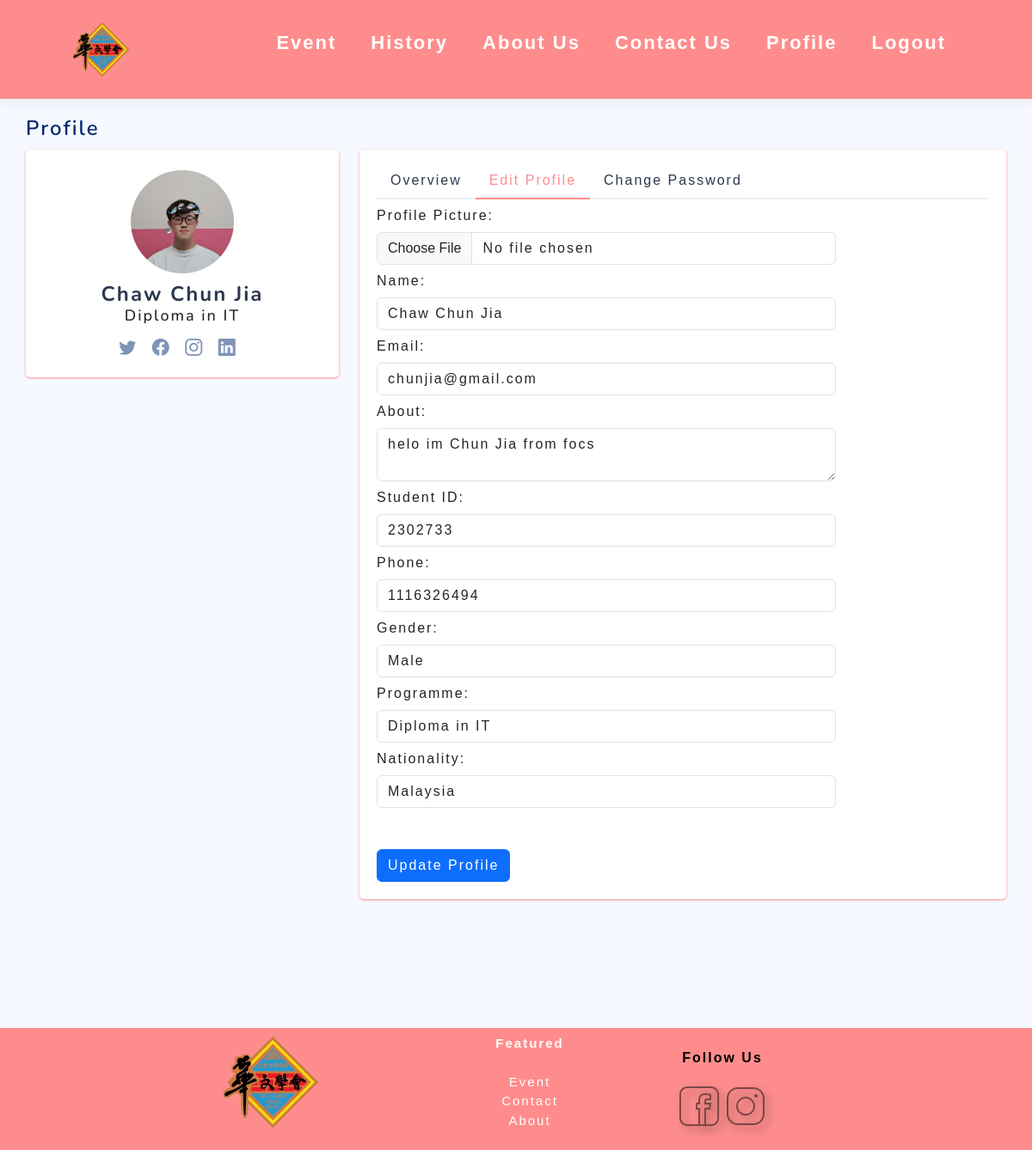
/Project/User/editprofile.php (signed in), run on the app's committed database.
### tables this page shows
CREATE TABLE `user` (
  `userID` int(11) NOT NULL,
  `name` varchar(255) NOT NULL,
  `email` varchar(255) NOT NULL,
  `password` varchar(255) NOT NULL,
  `about` varchar(255) DEFAULT NULL,
  `studentID` varchar(10) DEFAULT NULL,
  `phone` int(11) DEFAULT NULL,
  `gender` char(1) DEFAULT NULL,
  `programme` varchar(255) DEFAULT NULL,
  `nationality` varchar(255) DEFAULT NULL,
  `pp` varchar(255) NOT NULL DEFAULT 'default-pp.png'
);

### Project/User/editprofile.php (the view, shortened to what this page needs)
<?php
@include 'config.php';
$userID = $_SESSION['user_id'];
$query = "SELECT * FROM user WHERE userID = '$userID'";
$result = mysqli_query($conn, $query);
if ($result && mysqli_num_rows($result) > 0) {
    $user = mysqli_fetch_assoc($result);
}
?>
<!DOCTYPE html>
<html lang="en">
<head>
  <link href="includes/header-footer.css" rel="stylesheet">
  <link href="includes/assets/vendor/bootstrap/css/bootstrap.min.css" rel="stylesheet">
  <link href="includes/assets/vendor/bootstrap-icons/bootstrap-icons.css" rel="stylesheet">
  <link href="includes/assets/css/style.css" rel="stylesheet">
</head>
<body>
   <?php include 'header.php'; ?>
  <main id="main" class="main">
    <div class="pagetitle">
      <h1>Profile</h1>
    </div>
    <section class="section profile">
      <div class="row">
        <div class="col-xl-4">
        <div class="card">
            <div class="card-body profile-card pt-4 d-flex flex-column align-items-center">
                <img src="includes/img/<?php echo $user['pp']; ?>" alt="Profile" class="rounded-circle">
                <h2><?php echo $user['name']; ?></h2>
                <h3><?php echo $user['programme']; ?></h3>
                <div class="social-links mt-2">
                    <a href="#" class="twitter"><i class="bi bi-twitter"></i></a>
                    <a href="#" class="facebook"><i class="bi bi-facebook"></i></a>
                    <a href="#" class="instagram"><i class="bi bi-instagram"></i></a>
                    <a href="#" class="linkedin"><i class="bi bi-linkedin"></i></a>
                </div>
            </div>
        </div>
        </div>
        <div class="col-xl-8">
          <div class="card">
            <div class="card-body pt-3">
              <ul class="nav nav-tabs nav-tabs-bordered">
              <li class="nav-item">
                <a class="nav-link" href="profile.php">Overview</a>
              </li>
              <li class="nav-item">
                <a class="nav-link active" href="editprofile.php">Edit Profile</a>
              </li>
              <li class="nav-item">
                <a class="nav-link" href="password.php">Change Password</a>
              </li>
              </ul>
                    <form method="post" action="<?php echo htmlspecialchars($_SERVER["PHP_SELF"]); ?>" enctype="multipart/form-data">
                        <label for="pp" class="col-md-4 col-lg-3 col-form-label">Profile Picture:</label><br>
                        <div class="col-md-8 col-lg-9">
                            <input type="file" id="pp" name="pp" class="form-control">
                        </div>
                        <label for="name" class="col-md-4 col-lg-3 col-form-label">Name:</label><br>
                        <div class="col-md-8 col-lg-9">
                        <input type="text" id="name" name="name" value="<?php echo $user['name']; ?>" class="form-control">
                        </div>
                        <label for="email" class="col-md-4 col-lg-3 col-form-label">Email:</label><br>
                        <div class="col-md-8 col-lg-9">
                        <input type="email" id="email" name="email" value="<?php echo $user['email']; ?>" class="form-control">
                        </div>
                        <label for="about" class="col-md-4 col-lg-3 col-form-label">About:</label><br>
                        <div class="col-md-8 col-lg-9">
                        <textarea id="about" name="about" class="form-control"><?php echo $user['about']; ?></textarea>
                        </div>
                        <label for="studentID" class="col-md-4 col-lg-3 col-form-label">Student ID:</label><br>
                        <div class="col-md-8 col-lg-9">
                        <input type="text" id="studentID" name="studentID" value="<?php echo $user['studentID']; ?>" class="form-control">
                        </div>
                        <label for="phone" class="col-md-4 col-lg-3 col-form-label">Phone:</label><br>
                        <div class="col-md-8 col-lg-9">
                        <input type="tel" id="phone" name="phone" value="<?php echo $user['phone']; ?>" class="form-control">
                        </div>
                        <label for="gender" class="col-md-4 col-lg-3 col-form-label">Gender:</label><br>
                        <div class="col-md-8 col-lg-9">
                            <select id="gender" name="gender" class="form-control">
                                <option value="Male" <?php if ($user['gender'] === 'Male') echo 'selected'; ?>>Male</option>
                            </select>
                        </div>
                        <label for="programme" class="col-md-4 col-lg-3 col-form-label">Programme:</label><br>
                        <div class="col-md-8 col-lg-9">
                        <input type="text" id="programme" name="programme" value="<?php echo $user['programme']; ?>" class="form-control">
                        </div>
                        <label for="nationality" class="col-md-4 col-lg-3 col-form-label">Nationality:</label><br>
                        <div class="col-md-8 col-lg-9">
                        <input type="text" id="nationality" name="nationality" value="<?php echo $user['nationality']; ?>" class="form-control"><br><br>
                        </div>
                        <input type="submit" value="Update Profile" class="btn btn-primary">
                    </form>
                </div>
                </div>
              </div>
            </div>
    </section>
  </main>
<?php include 'footer.php'; ?>
</body>
</html>

### Project/User/includes/header-footer.css (style rules this page uses)
* { margin: 0; padding: 0; box-sizing: border-box; font-family: 'Back Home', sans-serif; letter-spacing: 2px; }
h1 { font-size: 60px; line-height: 64px; color:black; }
h2 { font-size: 46px; line-height: 54px; color:black; }
body { height: 100vh; width: 100%; }

### Project/User/includes/assets/css/style.css (style rules this page uses)
:root { scroll-behavior: smooth; }
body { font-family: "Open Sans", sans-serif; background: #f6f9ff; color: #444444; }
a { color: #4154f1; text-decoration: none; }
h1, h2, h3, h4, h5, h6 { font-family: "Nunito", sans-serif; }
#main { margin-bottom: 100px; padding: 20px 30px; transition: all 0.3s; }
.pagetitle { margin-bottom: 10px; }
.pagetitle h1 { font-size: 24px; margin-bottom: 0; font-weight: 600; color: #012970; }
.card { margin-bottom: 30px; border: none; border-radius: 5px; box-shadow: 0px 1px 3px #FF8C8C; }
.card-body { padding: 0 20px 20px 20px; }
.nav-tabs-bordered { border-bottom: 2px solid #ebeef4; }
.nav-tabs-bordered .nav-link { margin-bottom: -2px; border: none; color: #2c384e; }
.nav-tabs-bordered .nav-link.active { background-color: #fff; color: #FF8C8C; border-bottom: 2px solid #FF8C8C; }
.profile .profile-card img { max-width: 120px; }
.profile .profile-card h2 { font-size: 24px; font-weight: 700; color: #2c384e; margin: 10px 0 0 0; }
.profile .profile-card h3 { font-size: 18px; }
.profile .profile-card .social-links a { font-size: 20px; display: inline-block; color: rgba(1, 41, 112, 0.5); line-height: 0; margin-right: 10px; transition: 0.3s; }

### data on the page
user: pp (picture), name "Chaw Chun Jia", programme "Diploma in IT", email "chunjia@gmail.com", about "helo im Chun Jia from focs", studentID "2302733", phone "1116326494", nationality "Malaysia"
